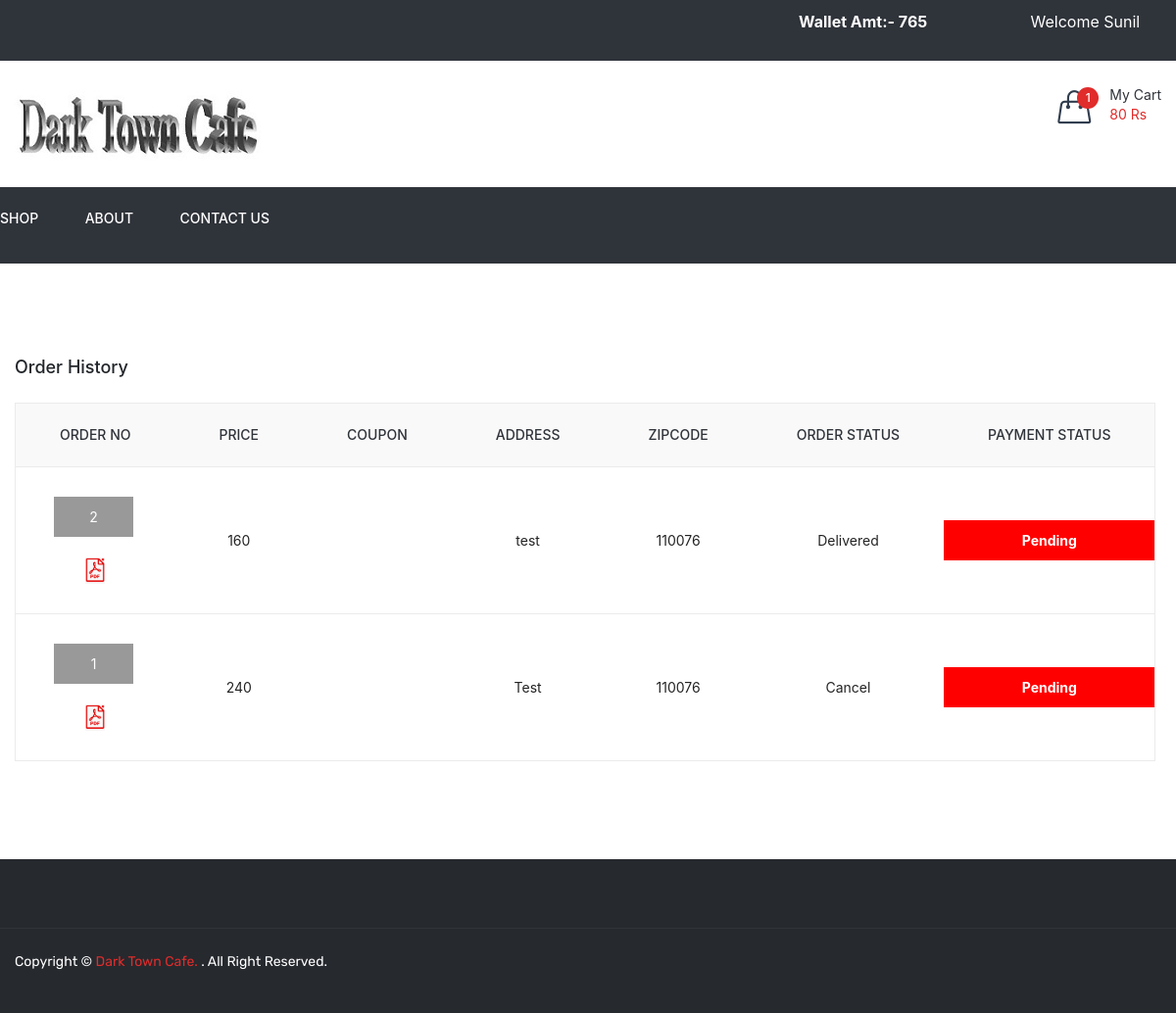
The app's page /order_history.php (signed in) with its own data.
### tables this page shows
CREATE TABLE `dish_cart` (
  `id` int(11) NOT NULL,
  `user_id` int(11) NOT NULL,
  `dish_detail_id` int(11) NOT NULL,
  `qty` int(11) NOT NULL,
  `added_on` datetime NOT NULL
);

CREATE TABLE `order_master` (
  `id` int(11) NOT NULL,
  `user_id` int(11) NOT NULL,
  `name` varchar(50) NOT NULL,
  `email` varchar(50) NOT NULL,
  `mobile` varchar(50) NOT NULL,
  `address` text NOT NULL,
  `total_price` float NOT NULL,
  `coupon_code` varchar(20) NOT NULL,
  `final_price` float NOT NULL,
  `zipcode` varchar(10) NOT NULL,
  `delivery_boy_id` int(11) NOT NULL,
  `payment_status` varchar(20) NOT NULL,
  `payment_type` varchar(10) NOT NULL,
  `payment_id` varchar(100) NOT NULL,
  `order_status` int(11) NOT NULL,
  `cancel_by` enum('user','admin') NOT NULL,
  `cancel_at` datetime NOT NULL,
  `added_on` datetime NOT NULL,
  `delivered_on` datetime NOT NULL
);

CREATE TABLE `order_status` (
  `id` int(11) NOT NULL,
  `order_status` varchar(50) NOT NULL
);

### function.inc.php (called while the page is built, shortened)
	<?php
function getUserCart(){
	global $con;
	$arr=array();
	$id=$_SESSION['FOOD_USER_ID'];
	$res=mysqli_query($con,"select * from dish_cart where user_id='$id'");
	while($row=mysqli_fetch_assoc($res)){
		$arr[]=$row;
	}
	return $arr;
}
function getDishCartStatus(){
	$dishDetailsID=array();
	if(isset($_SESSION['FOOD_USER_ID'])){
		$getUserCart=getUserCart();
	}else{
		if(isset($_SESSION['cart']) && count($_SESSION['cart'])>0){
			foreach($_SESSION['cart'] as $key=>$val){
				$dishDetailsID[]=$key;
			}
		}
	}
}
function getcartTotalPrice(){
	$cartArr=getUserFullCart();
	$totalPrice=0;
	foreach($cartArr as $list){
		$totalPrice=$totalPrice+($list['qty']*$list['price']);
	}
	return $totalPrice;
}
function getUserFullCart($attr_id=''){
	$cartArr=array();
	if(isset($_SESSION['FOOD_USER_ID'])){
		$getUserCart=getUserCart();
		$cartArr=array();
		foreach($getUserCart as $list){
			$cartArr[$list['dish_detail_id']]['qty']=$list['qty'];
			$getDishDetail=getDishDetailById($list['dish_detail_id']);
			$cartArr[$list['dish_detail_id']]['price']=$getDishDetail['price'];
			$cartArr[$list['dish_detail_id']]['dish']=$getDishDetail['dish'];
			$cartArr[$list['dish_detail_id']]['image']=$getDishDetail['image'];
		}
	}
	if($attr_id!=''){
		return $cartArr[$attr_id]['qty'];
	}else{
		return $cartArr;
	}
}
function getDishDetailById($id){
	global $con;
	$res=mysqli_query($con,"select dish.dish,dish.image,dish_details.price from dish_details,dish where dish_details.id='$id' and dish.id=dish_details.dish_id");
	$row=mysqli_fetch_assoc($res);
	return $row;
}
function getWalletAmt($uid){
	global $con;
	$sql="select * from wallet where user_id='$uid'";
	$res=mysqli_query($con,$sql);
	$in=0;
	$out=0;
	while($row=mysqli_fetch_assoc($res)){
		if($row['type']=='in'){
			$in=$in+$row['amt'];
		}
		if($row['type']=='out'){
			$out=$out+$row['amt'];
		}
	}
	return $in-$out;
}
?>

### order_history.php (the view, shortened to what this page needs)
<?php
include ("header.php");
$uid=$_SESSION['FOOD_USER_ID'];
$sql="select order_master.*,order_status.order_status as order_status_str from order_master,order_status where order_master.order_status=order_status.id and order_master.user_id='$uid' order by order_master.id desc";
$res=mysqli_query($con,$sql);
?>
<div class="cart-main-area pt-95 pb-100">
            <div class="container">
                <h3 class="page-title">Order History</h3>
                <div class="row">
                    <div class="col-lg-12 col-md-12 col-sm-12 col-12">
                        <form method="post">
							<div class="table-content table-responsive">
                                <table>
                                    <thead>
                                        <tr>
                                            <th>Order No</th>
                                            <th>Price</th>
											<th>Coupon</th>
                                            <th>Address</th>
											<th>Zipcode</th>
                                            <th>Order Status</th>
                                            <th>Payment Status</th>
                                        </tr>
                                    </thead>
                                    <tbody>
										<?php if(mysqli_num_rows($res)>0){
										while($row=mysqli_fetch_assoc($res)){
										?>
										<tr>
                                            <td>
												<div class="div_order_id"><a href="<?php echo FRONT_SITE_PATH.'order_detail?id='.$row['id']?>"><?php echo $row['id']?></div></a>
											<br/>
											<a href="<?php echo FRONT_SITE_PATH?>download_invoice?id=<?php echo $row['id']?>"><img src='<?php echo FRONT_SITE_PATH?>assets/img/icon-img/pdf.png' width="20px" title="Download Invoice"/></a>
											</td>
                                            <td style="font-size:14px;">
											<?php echo $row['total_price']?></td>
                                            <td>
											</td>
											<td><?php echo $row['address']?></td>
											<td><?php echo $row['zipcode']?></td>
											<td>
											<?php
											echo $row['order_status_str'];
											?>
											</td>
											<td>
												<div class="payment_status payment_status_<?php echo $row['payment_status']?>"><?php echo ucfirst($row['payment_status'])?></div>
											</td>
                                        </tr>
										<?php }} ?>
                                    </tbody>
                                </table>
                            </div>
                        </form>
                    </div>
                </div>
            </div>
        </div>
<?php
include("footer.php");
?>

### header.php (shortened to what this page needs)
<?php
include('database.inc.php');
include('function.inc.php');
getDishCartStatus();
$cartArr=getUserFullCart();
$totalPrice=getcartTotalPrice();
$totalCartDish=count($cartArr);
$getWalletAmt=0;
if(isset($_SESSION['FOOD_USER_ID'])){
	$getWalletAmt=getWalletAmt($_SESSION['FOOD_USER_ID']);
}
?>
<!doctype html>
<html class="no-js" lang="zxx">
<head>
        <link rel="stylesheet" href="assets/css/style.css">
        <link rel="stylesheet" href="assets/css/bootstrap.min.css">
        <link rel="stylesheet" href="assets/css/animate.css">
        <link rel="stylesheet" href="assets/css/owl.carousel.min.css">
        <link rel="stylesheet" href="assets/css/slick.css">
        <link rel="stylesheet" href="assets/css/chosen.min.css">
        <link rel="stylesheet" href="assets/css/ionicons.min.css">
        <link rel="stylesheet" href="assets/css/font-awesome.min.css">
        <link rel="stylesheet" href="assets/css/simple-line-icons.css">
        <link rel="stylesheet" href="assets/css/jquery-ui.css">
        <link rel="stylesheet" href="assets/css/meanmenu.min.css">
        <link rel="stylesheet" href="assets/css/responsive.css">
    </head>
    <body>
        <header class="header-area">
            <div class="header-top black-bg">
                <div class="container">
                    <div class="row">
                        <div class="col-lg-8 col-md-4 col-12 col-sm-4">
                        </div>
						<div class="col-lg-2 col-md-4 col-12 col-sm-4">
							<?php
								if(isset($_SESSION['FOOD_USER_NAME'])){
								?>
							<div id="wallet_top_box">
								<a href="<?php echo FRONT_SITE_PATH?>wallet" style="color:#fff;">
									Wallet Amt:- <?php echo $getWalletAmt?>
								</a>
							</div>
								<?php  } ?>
						</div>
                        <div class="col-lg-2 col-md-8 col-12 col-sm-8">
                            <div class="account-curr-lang-wrap f-right">
                                <?php
								if(isset($_SESSION['FOOD_USER_NAME'])){
								?>
								<ul>
                                    <li class="top-hover"><a href="#"><?php echo "Welcome <span id='user_top_name'>".$_SESSION['FOOD_USER_NAME'];?></span>  <i class="ion-chevron-down"></i></a>
                                    </li>
                                </ul>
								<?php } ?>
                            </div>
                        </div>
                    </div>
                </div>
            </div>
            <div class="header-middle">
                <div class="container">
                    <div class="row">
                        <div class="col-lg-3 col-md-4 col-12 col-sm-4">
                            <div class="logo">
                                <a href="<?php echo FRONT_SITE_PATH?>">
                                    <img alt="" src="<?php echo FRONT_SITE_PATH?>assets/img/logo/logo2.jpg">
                                </a>
                            </div>
                        </div>
                        <div class="col-lg-9 col-md-8 col-12 col-sm-8">
                            <div class="header-middle-right f-right">
                                <div class="header-wishlist">
                                </div>
                                <div class="header-cart">
                                    <a href="#">
                                        <div class="header-icon-style">
                                            <i class="icon-handbag icons"></i>
                                            <span class="count-style" id="totalCartDish"><?php echo $totalCartDish?></span>
                                        </div>
                                        <div class="cart-text">
                                            <span class="digit">My Cart</span>
                                            <span class="cart-digit-bold" id="totalPrice">
											<?php
											if($totalPrice!=0){
												echo $totalPrice.' Rs';
											}
											?></span>
                                        </div>
                                    </a>
                                </div>
                            </div>
                        </div>
                    </div>
                </div>
            </div>
            <div class="header-bottom transparent-bar black-bg">
                <div class="container" style="padding:0px;">
                    <div class="row">
                        <div class="col-lg-12 col-md-12 col-12">
                            <div class="main-menu">
                                <nav>
                                    <ul>
                                        <li><a href="<?php echo FRONT_SITE_PATH?>shop">Shop</a></li>
                                        <li><a href="<?php echo FRONT_SITE_PATH?>about-us">about</a></li>
                                        <li><a href="<?php echo FRONT_SITE_PATH?>contact-us">contact us</a></li>
                                    </ul>
                                </nav>
                            </div>
                        </div>
                    </div>
                </div>
            </div>
        </header>

### records on screen
dish_cart: dish_detail "1"
order_master: id "2", total_price "160", address "test", zipcode "110076", order_status.order_status "Delivered", payment_status "Pending"
order_master: id "1", total_price "240", address "Test", zipcode "110076", order_status.order_status "Cancel", payment_status "Pending"

### other values on screen
$getWalletAmt "765"
$_SESSION['FOOD_USER_NAME'] "Sunil"
$totalPrice "80"
